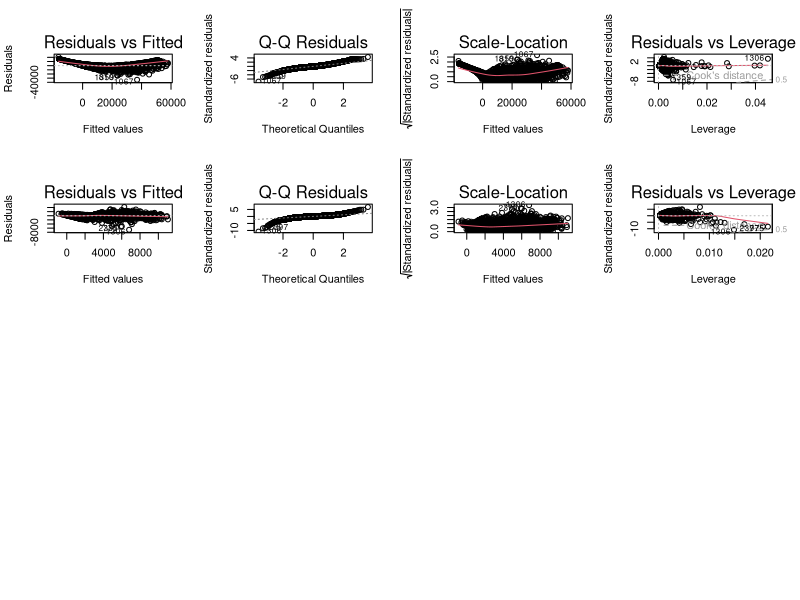
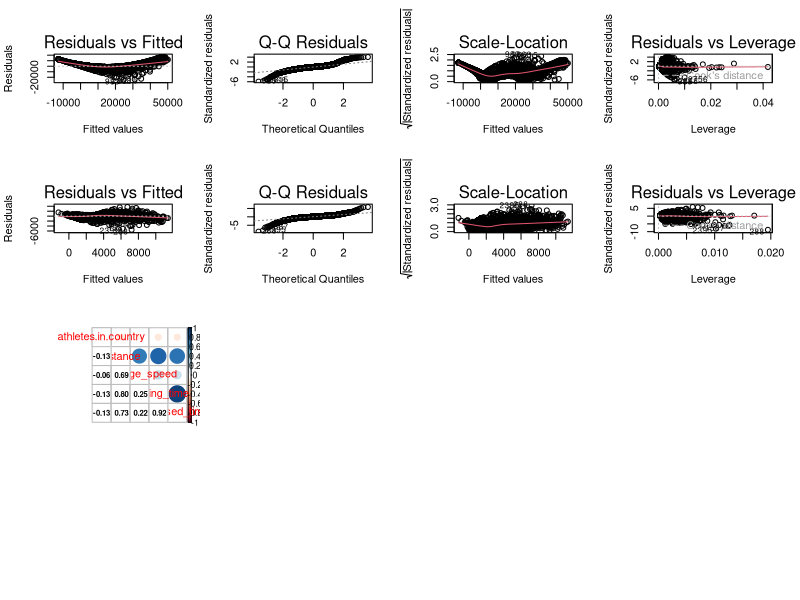
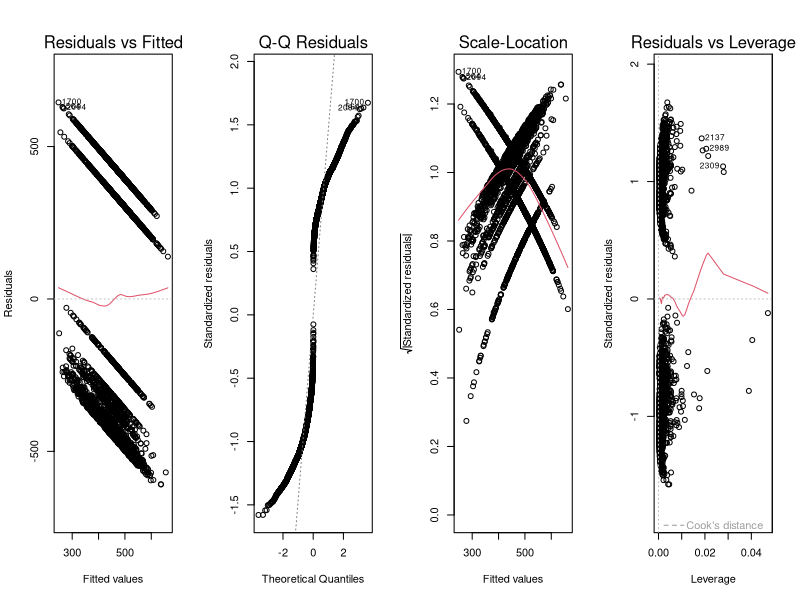
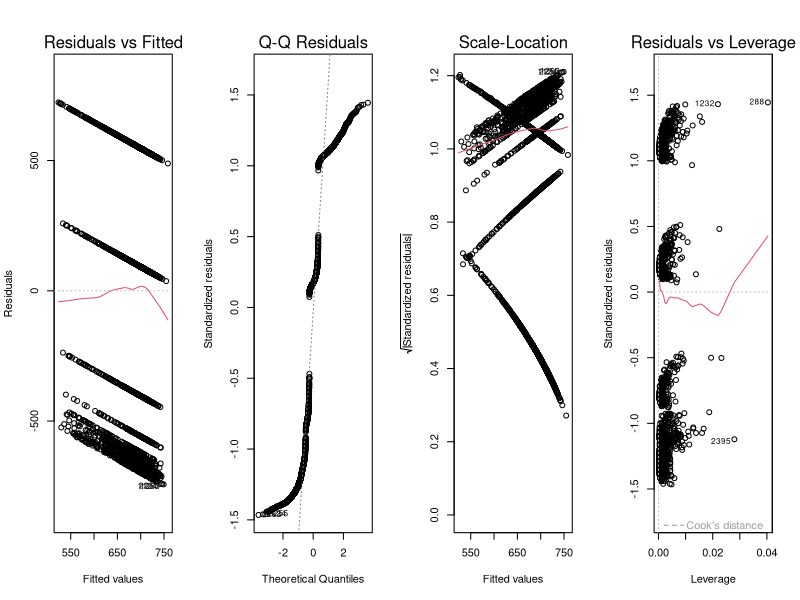

The R script that drew these images, in order:
library(dplyr)
library(corrplot)
data <- read.csv('./cleanData.csv', na.strings = c("", "NA"))

# Question 1 
# Remove outliers from the data for a more accurate model 
remove_outliers <- function(x, na.rm = TRUE, ...) {
  qnt <- quantile(x, probs = c(0.25, 0.75), na.rm = na.rm, ...)
  H <- 1.5 * IQR(x, na.rm)
  
  y <- x
  
  y[x < (qnt[1] - H)] <- NA
  y[x > (qnt[2] + H)] <- NA
  y
}

# Begin removing outliers and create a male and female data frame
distance <- remove_outliers(data$distance)
moving_time <- remove_outliers(data$moving_time)
average_speed <- remove_outliers(data$average_speed)
max_speed <- remove_outliers(data$max_speed)
elapsed_time <- remove_outliers(data$elapsed_time)

clean_data <- data.frame(data$athlete.sex, data$athlete.country, distance, moving_time, average_speed, max_speed, elapsed_time) %>%
  na.omit()

male_data <- clean_data %>%
  filter(data.athlete.sex == "M")

female_data <- clean_data %>%
  filter(data.athlete.sex == "F")

# male model
par(mfrow = c(4,4))
  
male_movng_lm <- lm(distance ~ average_speed + moving_time + max_speed + elapsed_time, data = male_data)
male_dist_lm <- lm(moving_time ~ average_speed + max_speed + elapsed_time + distance, data = male_data)

summary(male_movng_lm)
summary(male_dist_lm)

plot(male_movng_lm)
plot(male_dist_lm)

# female model
par(mfrow= c(4,4))

fem_movng_lm <- lm(distance ~ average_speed + moving_time + max_speed + elapsed_time, data = female_data)
fem_dist_lm <- lm(moving_time ~ average_speed + max_speed + elapsed_time + distance, data = female_data)

summary(fem_movng_lm)
summary(fem_dist_lm)

plot(fem_movng_lm)
plot(fem_dist_lm)

# Q2 
# Calculate the number of athletes in each country
country_corr <- clean_data %>%
  group_by(data.athlete.sex, data.athlete.country) %>%
  mutate(athletes.in.country = n()) %>%
  na.omit()

country_corr <- country_corr %>%
  select(athletes.in.country, distance, average_speed, moving_time, elapsed_time)

correlations <- cor(country_corr[3:7], use = "pairwise.complete.obs")
corrplot.mixed(correlations, lower.col = "black", number.cex = .7)

male_focus <- country_corr %>%
  filter(data.athlete.sex == "M")
# model male athletes in for each country.
par(mfrow = c(1, 4))
lm_male <- lm (athletes.in.country ~ distance + average_speed + moving_time + elapsed_time, data = male_focus)
summary(lm_male)
plot(lm_male)

female_focus <- country_corr %>%
  filter(data.athlete.sex == "F")
# model male athletes in for each country.
par(mfrow = c(1, 4))
lm_female <- lm (athletes.in.country ~ distance + average_speed + moving_time + elapsed_time, data = female_focus)
summary(lm_female)
plot(lm_female)
